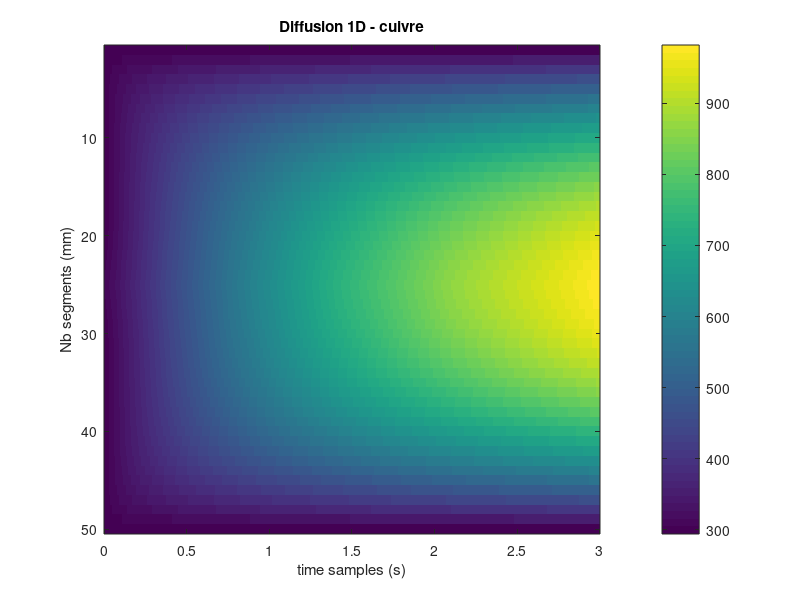

Write MATLAB code to recreate this figure.
function diffusion_1D
%Appel fichier
resultats = load('./resultat1D/resultats.txt'); 

carac = fopen('./resultat1D/caracteristiques.txt'); 
materiau = fgetl(carac(1)); % extraction du materiau choisi

%Affichage resultat
size(resultats);
t=0:1e-3:1e-3*(size(resultats,2)-1);
x=1:size(resultats,1);
figure(1)
imagesc(t,x,resultats(:,2:end))
colorbar
title(['Diffusion 1D - ',materiau]);
xlabel('time samples (s)');
ylabel('Nb segments (mm)');
end 